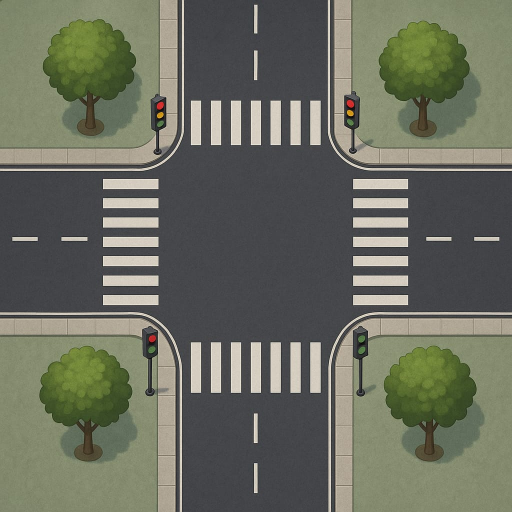
#> input picture Traffic Analysis System/intersection_background.jpg, 1024 x 1024 px (shown at 1/2 size)
$ python Shrujana_proj.py
#> lines starting #> are read from the running program, lines starting #| are printed output that depends on the picture; after the words box and inside, x2 and y2 are one past the last pixel; in counts of white or black regions, pixels touching at a corner belong together
import cv2
import numpy as np
import time
import random
import os

CANVAS_WIDTH = 800
CANVAS_HEIGHT = 550

BACKGROUND_IMAGE_PATH = 'intersection_background.jpg'
CAR_SPRITE_DIR = 'car_sprites/'

ROAD_WIDTH = 180
LANE_WIDTH = ROAD_WIDTH / 2

CAR_RENDER_SIZE_MIN = 30
CAR_RENDER_SIZE_MAX = 50
CAR_SPEED_MIN = 6
CAR_SPEED_MAX = 10
MAX_CARS_PER_ROAD = 10
SPAWN_INTERVAL_FRAMES = 10
# Traffic signal parameters
MIN_GREEN_TIME_SEC = 3
MAX_GREEN_TIME_SEC = 8 # Slightly reduced max green time
YELLOW_TIME_SEC = 2
RED_TRANSITION_TIME_SEC = 0.5

# Traffic analysis parameters
MIN_QUEUE_TO_SWITCH = 1 # More responsive to small queues
NO_QUEUE_THRESHOLD = 0

NS_STOP_LINE_OFFSET = ROAD_WIDTH // 2 + 25
EW_STOP_LINE_OFFSET = ROAD_WIDTH // 2 + 25

# --- Global Simulation State ---
ns_cars = []
ew_cars = []

current_signal = 'NS'
signal_state = 'GREEN'
signal_timer_start_time = time.time()

# --- Global Image Assets ---
background_img = None
car_sprites = {}

# --- Helper function to overlay PNG with alpha channel ---
# [31 lines left out: function overlay_alpha_image, not called in this run]

# --- Car Class for Simulation ---
class Car:
    # [39 lines left out: functions __init__, update, not called in this run]

    def is_offscreen(self):
        return (self.x < -self.width or self.x > CANVAS_WIDTH or
                self.y < -self.height or self.y > CANVAS_HEIGHT)

# --- Drawing Functions ---
def draw_road(frame):
    frame[:] = background_img[:]

    # You can add visible stop lines here if your background image doesn't have them
    center_x = CANVAS_WIDTH // 2
    center_y = CANVAS_HEIGHT // 2
    line_color = (0, 0, 255) # Red stop line
    line_thickness = 3

    # Stop line for NS traffic going South (coming from top, stopping before intersection)
    cv2.line(frame, (int(center_x - ROAD_WIDTH // 2), int(center_y - NS_STOP_LINE_OFFSET)),
                     (int(center_x + ROAD_WIDTH // 2), int(center_y - NS_STOP_LINE_OFFSET)), line_color, line_thickness)
    # Stop line for NS traffic going North (coming from bottom, stopping before intersection)
    cv2.line(frame, (int(center_x - ROAD_WIDTH // 2), int(center_y + NS_STOP_LINE_OFFSET)),
                     (int(center_x + ROAD_WIDTH // 2), int(center_y + NS_STOP_LINE_OFFSET)), line_color, line_thickness)

    # Stop line for EW traffic going East (coming from left, stopping before intersection)
    cv2.line(frame, (int(center_x - EW_STOP_LINE_OFFSET), int(center_y - ROAD_WIDTH // 2)),
                     (int(center_x - EW_STOP_LINE_OFFSET), int(center_y + ROAD_WIDTH // 2)), line_color, line_thickness)
    # Stop line for EW traffic going West (coming from right, stopping before intersection)
    cv2.line(frame, (int(center_x + EW_STOP_LINE_OFFSET), int(center_y - ROAD_WIDTH // 2)),
                     (int(center_x + EW_STOP_LINE_OFFSET), int(center_y + ROAD_WIDTH // 2)), line_color, line_thickness)


def draw_traffic_lights(frame):
    center_x = CANVAS_WIDTH // 2
    center_y = CANVAS_HEIGHT // 2
    light_radius = 12
    offset = ROAD_WIDTH // 2 + 15

    GREEN = (72, 187, 72)
    YELLOW = (75, 201, 236)
    RED = (68, 68, 239)

    ns_light_color = RED
    ew_light_color = RED

    if signal_state == 'GREEN':
        if current_signal == 'NS':
            ns_light_color = GREEN
        else:
            ew_light_color = GREEN
    elif signal_state == 'YELLOW':
        if current_signal == 'NS':
            ns_light_color = YELLOW
        else:
            ew_light_color = YELLOW

    # Draw traffic lights (simplified, can be improved with actual light positions)
    # Top-right light (NS direction)
    cv2.circle(frame, (int(center_x + offset), int(center_y - offset)), light_radius, ns_light_color, -1)
    cv2.circle(frame, (int(center_x + offset), int(center_y - offset)), light_radius, (50, 50, 50), 2)

    # Bottom-left light (NS direction)
    cv2.circle(frame, (int(center_x - offset), int(center_y + offset)), light_radius, ns_light_color, -1)
    cv2.circle(frame, (int(center_x - offset), int(center_y + offset)), light_radius, (50, 50, 50), 2)

    # Top-left light (EW direction)
    cv2.circle(frame, (int(center_x - offset), int(center_y - offset)), light_radius, ew_light_color, -1)
    cv2.circle(frame, (int(center_x - offset), int(center_y - offset)), light_radius, (50, 50, 50), 2)

    # Bottom-right light (EW direction)
    cv2.circle(frame, (int(center_x + offset), int(center_y + offset)), light_radius, ew_light_color, -1)
    cv2.circle(frame, (int(center_x + offset), int(center_y + offset)), light_radius, (50, 50, 50), 2)


def draw_cars(frame, cars):
    for car in cars:
        # Use the car's current_angle for dynamic rotation during turns
        angle = car.current_angle

        base_sprite = car.original_sprite
        (h, w) = base_sprite.shape[:2]
        (cX, cY) = (w // 2, h // 2)

        M = cv2.getRotationMatrix2D((cX, cY), angle, 1.0)
        rotated_sprite = cv2.warpAffine(base_sprite, M, (w, h), flags=cv2.INTER_CUBIC, borderMode=cv2.BORDER_CONSTANT, borderValue=(0,0,0,0))

        car.sprite = cv2.resize(rotated_sprite, (int(car.width), int(car.height)), interpolation=cv2.INTER_AREA)
        overlay_alpha_image(frame, car.sprite, car.x, car.y)

# --- Simulation Logic ---
# [34 lines left out: function spawn_car, not called in this run]

def update_cars():
    global ns_cars, ew_cars
    center_x = CANVAS_WIDTH // 2
    center_y = CANVAS_HEIGHT // 2

    # Stop distances for NS cars
    # South-bound cars stop when their front reaches this Y coordinate
    stop_y_southbound = center_y - NS_STOP_LINE_OFFSET
    # North-bound cars stop when their front reaches this Y coordinate
    stop_y_northbound = center_y + NS_STOP_LINE_OFFSET

    # Stop distances for EW cars
    # East-bound cars stop when their front reaches this X coordinate
    stop_x_eastbound = center_x - EW_STOP_LINE_OFFSET
    # West-bound cars stop when their front reaches this X coordinate
    stop_x_westbound = center_x + EW_STOP_LINE_OFFSET

    # Update NS cars
    for i, car in enumerate(ns_cars):
        car.is_stopped = False # Reset stop status

        # Logic for stopping at red light (adjusted for precise stopping)
        if signal_state != 'GREEN' or current_signal != 'NS':
            if car.direction == 'S': # South-bound car (moving down)
                # If car's front is about to cross the stop line
                if car.y + car.height > stop_y_southbound - car.speed and car.y < stop_y_southbound:
                    car.y = stop_y_southbound - car.height # Position exactly at the stop line
                    car.is_stopped = True
            elif car.direction == 'N': # North-bound car (moving up)
                # If car's front is about to cross the stop line
                if car.y < stop_y_northbound + car.speed and car.y + car.height > stop_y_northbound:
                    car.y = stop_y_northbound # Position exactly at the stop line
                    car.is_stopped = True

        # Check for car-to-car collisions (queuing) for NS cars
        if not car.is_stopped: # If not stopped by a light, check for cars ahead
            for j, other_car in enumerate(ns_cars):
                if i != j and car.direction == other_car.direction: # Check cars in the same direction
                    # Collision detection (simple bounding box overlap for queuing)
                    if car.direction == 'S': # South-bound
                        # If 'car' is behind 'other_car' and too close
                        if car.y + car.height < other_car.y + other_car.height and \
                           car.y + car.height + car.speed + 5 > other_car.y: # +5 for small buffer
                            if other_car.is_stopped or (car.y + car.height > other_car.y - 10): # If other car is stopped or very close
                                car.y = other_car.y - car.height - 5 # Stop behind it
                                car.is_stopped = True
                                break
                    elif car.direction == 'N': # North-bound
                        # If 'car' is behind 'other_car' and too close
                        if car.y > other_car.y and \
                           car.y - car.speed - 5 < other_car.y + other_car.height: # -5 for small buffer
                            if other_car.is_stopped or (car.y < other_car.y + other_car.height + 10): # If other car is stopped or very close
                                car.y = other_car.y + other_car.height + 5 # Stop behind it
                                car.is_stopped = True
                                break
        car.update()


    # Update EW cars (similar logic)
    for i, car in enumerate(ew_cars):
        car.is_stopped = False

        # Logic for stopping at red light (adjusted for precise stopping)
        if signal_state != 'GREEN' or current_signal != 'EW':
            if car.direction == 'E': # East-bound car (moving right)
                if car.x + car.width > stop_x_eastbound - car.speed and car.x < stop_x_eastbound:
                    car.x = stop_x_eastbound - car.width
                    car.is_stopped = True
            elif car.direction == 'W': # West-bound car (moving left)
                if car.x < stop_x_westbound + car.speed and car.x + car.width > stop_x_westbound:
                    car.x = stop_x_westbound
                    car.is_stopped = True

        # Check for car-to-car collisions (queuing) for EW cars
        if not car.is_stopped:
            for j, other_car in enumerate(ew_cars):
                if i != j and car.direction == other_car.direction:
                    if car.direction == 'E': # East-bound
                        if car.x + car.width < other_car.x + other_car.width and \
                           car.x + car.width + car.speed + 5 > other_car.x:
                            if other_car.is_stopped or (car.x + car.width > other_car.x - 10):
                                car.x = other_car.x - car.width - 5
                                car.is_stopped = True
                                break
                    elif car.direction == 'W': # West-bound
                        if car.x > other_car.x and \
                           car.x - car.speed - 5 < other_car.x + other_car.width:
                            if other_car.is_stopped or (car.x < other_car.x + other_car.width + 10):
                                car.x = other_car.x + other_car.width + 5
                                car.is_stopped = True
                                break
        car.update()

    ns_cars = [car for car in ns_cars if not car.is_offscreen()]
    ew_cars = [car for car in ew_cars if not car.is_offscreen()]


# --- Traffic Analysis (Simulated OpenCV Detection) ---
# [20 lines left out: function get_traffic_density, not called in this run]

def get_queue_length(cars, road_direction):
    queue_count = 0
    center_x = CANVAS_WIDTH // 2
    center_y = CANVAS_HEIGHT // 2

    # These stop lines are where cars queue.
    stop_y_southbound = center_y - NS_STOP_LINE_OFFSET
    stop_y_northbound = center_y + NS_STOP_LINE_OFFSET
    stop_x_eastbound = center_x - EW_STOP_LINE_OFFSET
    stop_x_westbound = center_x + EW_STOP_LINE_OFFSET

    if road_direction == 'NS':
        for car in cars:
            if car.is_stopped:
                # Check if the car is stopped at its respective stop line
                if (car.direction == 'S' and abs((car.y + car.height) - stop_y_southbound) < car.speed + 5) or \
                   (car.direction == 'N' and abs(car.y - stop_y_northbound) < car.speed + 5):
                    queue_count += 1
    elif road_direction == 'EW':
        for car in cars:
            if car.is_stopped:
                if (car.direction == 'E' and abs((car.x + car.width) - stop_x_eastbound) < car.speed + 5) or \
                   (car.direction == 'W' and abs(car.x - stop_x_westbound) < car.speed + 5):
                    queue_count += 1
    return queue_count

# --- Traffic Signal Control Logic ---
def update_signal():
    global current_signal, signal_state, signal_timer_start_time

    elapsed_time = time.time() - signal_timer_start_time

    ns_queue = get_queue_length(ns_cars, 'NS')
    ew_queue = get_queue_length(ew_cars, 'EW')

    # Define thresholds for "significant" queue
    MIN_QUEUE_TO_SWITCH = 2 # Number of cars that makes a queue 'significant' for switching
    NO_QUEUE_THRESHOLD = 0 # If current road has 0 cars, it's a good candidate to switch

    if signal_state == 'GREEN':
        should_switch = False

        if current_signal == 'NS':
            # Priority switch if NS has no cars and EW has traffic
            if ns_queue <= NO_QUEUE_THRESHOLD and ew_queue > NO_QUEUE_THRESHOLD and elapsed_time >= MIN_GREEN_TIME_SEC:
                should_switch = True
            # Smart switch: if NS queue is low and EW queue is significant
            elif elapsed_time >= MIN_GREEN_TIME_SEC and ns_queue < ew_queue and ew_queue >= MIN_QUEUE_TO_SWITCH:
                should_switch = True
            # Max green time reached
            elif elapsed_time >= MAX_GREEN_TIME_SEC:
                should_switch = True

        else: # current_signal == 'EW'
            # Priority switch if EW has no cars and NS has traffic
            if ew_queue <= NO_QUEUE_THRESHOLD and ns_queue > NO_QUEUE_THRESHOLD and elapsed_time >= MIN_GREEN_TIME_SEC:
                should_switch = True
            # Smart switch: if EW queue is low and NS queue is significant
            elif elapsed_time >= MIN_GREEN_TIME_SEC and ew_queue < ns_queue and ns_queue >= MIN_QUEUE_TO_SWITCH:
                should_switch = True
            # Max green time reached
            elif elapsed_time >= MAX_GREEN_TIME_SEC:
                should_switch = True

        if should_switch:
            signal_state = 'YELLOW'
            signal_timer_start_time = time.time()

    elif signal_state == 'YELLOW':
        if elapsed_time >= YELLOW_TIME_SEC:
            signal_state = 'RED'
            signal_timer_start_time = time.time()

    elif signal_state == 'RED':
        if elapsed_time >= RED_TRANSITION_TIME_SEC:
            # Decide next green based on which queue is longer
            if ns_queue > ew_queue:
                current_signal = 'NS'
            elif ew_queue > ns_queue:
                current_signal = 'EW'
            else:
                # Default to NS if queues are equal or both empty
                current_signal = 'NS'

            signal_state = 'GREEN'
            signal_timer_start_time = time.time()

    return ns_queue, ew_queue

# --- Image Loading Function ---
def load_assets():
    global background_img, car_sprites

    try:
        bg_img_raw = cv2.imread(BACKGROUND_IMAGE_PATH)
        if bg_img_raw is None:
            raise FileNotFoundError(f"Background image not found at: {BACKGROUND_IMAGE_PATH}")
        background_img = cv2.resize(bg_img_raw, (CANVAS_WIDTH, CANVAS_HEIGHT), interpolation=cv2.INTER_AREA)
    except Exception as e:
        print(f"Error loading background image: {e}")
        print("Using a solid gray background instead.")
        background_img = np.zeros((CANVAS_HEIGHT, CANVAS_WIDTH, 3), dtype=np.uint8)
        background_img[:] = (100, 100, 100) # Fallback to gray

    if not os.path.exists(CAR_SPRITE_DIR):
        print(f"Car sprites directory '{CAR_SPRITE_DIR}' not found. Cars will not be drawn.")
        return

    for filename in os.listdir(CAR_SPRITE_DIR):
        if filename.lower().endswith(('.png', '.jpg', '.jpeg')):
            filepath = os.path.join(CAR_SPRITE_DIR, filename)
            sprite = cv2.imread(filepath, cv2.IMREAD_UNCHANGED)
            if sprite is not None:
                if sprite.shape[2] == 4: # Has alpha channel
                    car_sprites[os.path.splitext(filename)[0]] = sprite
                else: # No alpha channel, convert to BGRA
                    print(f"Warning: Sprite '{filename}' does not have an alpha channel. Converting.")
                    car_sprites[os.path.splitext(filename)[0]] = cv2.cvtColor(sprite, cv2.COLOR_BGR2BGRA)
            else:
                print(f"Warning: Could not load sprite: {filename}")

# --- Main Simulation Loop ---
def main():
    global frameCount

    load_assets()
#> in load_assets, bg_img_raw is the input picture: shape (1024, 1024, 3); mean B, G, R 95.3, 109, 106.1
#> in load_assets, `background_img = cv2.resize(bg_img_raw, (CANVAS_WIDTH, CANVAS_HEIGHT),..`:
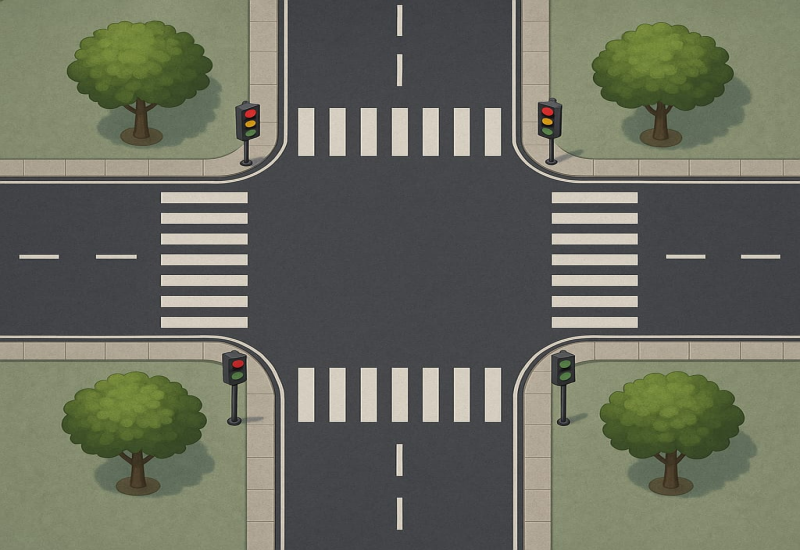
#> background_img: shape (550, 800, 3); mean B, G, R 95.3, 109, 106.1

    frame = np.zeros((CANVAS_HEIGHT, CANVAS_WIDTH, 3), dtype=np.uint8)

    # Background subtractor (for simulated detection, not directly used for signal logic)
    fgbg = cv2.createBackgroundSubtractorMOG2(history=500, varThreshold=16, detectShadows=True)

    print("Starting Traffic Simulation & Analysis (Python with OpenCV)")
    print("Press 'q' to quit.")

    frameCount = 0

    while True:
        draw_road(frame) # Draw background and stop lines
        draw_cars(frame, ns_cars)
        draw_cars(frame, ew_cars)
        draw_traffic_lights(frame)

        update_cars() # Update car positions and stop status
        frameCount += 1
        if frameCount % SPAWN_INTERVAL_FRAMES == 0:
            spawn_car()

        # --- OpenCV Detection (for visual feedback, not direct control) ---
        detection_frame = frame.copy()
        fgmask = fgbg.apply(detection_frame)
#> fgmask: shape (550, 800); every value is 127

        kernel = np.ones((5, 5), np.uint8)
        fgmask = cv2.erode(fgmask, kernel, iterations=1)
        fgmask = cv2.dilate(fgmask, kernel, iterations=2)

        contours, _ = cv2.findContours(fgmask, cv2.RETR_EXTERNAL, cv2.CHAIN_APPROX_SIMPLE)
#> contours = [[[0, 0], [0, 549], [799, 549], [799, 0]]]

        # Draw detection zones (can be made invisible in final version)
        cv2.rectangle(frame, (int(CANVAS_WIDTH // 2 - ROAD_WIDTH // 2), int(CANVAS_HEIGHT // 2 - NS_STOP_LINE_OFFSET - 140)),
                      (int(CANVAS_WIDTH // 2 + ROAD_WIDTH // 2), int(CANVAS_HEIGHT // 2 + NS_STOP_LINE_OFFSET + 140)), (0, 255, 255), 2)
        cv2.rectangle(frame, (int(CANVAS_WIDTH // 2 - EW_STOP_LINE_OFFSET - 200), int(CANVAS_HEIGHT // 2 - ROAD_WIDTH // 2)),
                      (int(CANVAS_WIDTH // 2 + EW_STOP_LINE_OFFSET + 200), int(CANVAS_HEIGHT // 2 + ROAD_WIDTH // 2)), (255, 0, 255), 2)
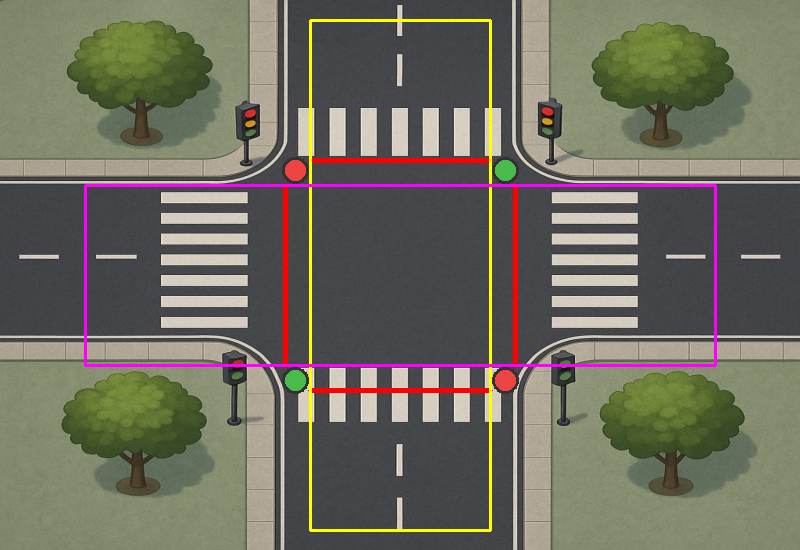
#> frame: shape (550, 800, 3); mean B, G, R 95.4, 108.9, 111

        detected_ns_count = 0
        detected_ew_count = 0

        for contour in contours:
            area = cv2.contourArea(contour)
            if area < CAR_RENDER_SIZE_MIN * CAR_RENDER_SIZE_MIN * 0.5: # Filter out small noise
                continue

            x, y, w, h = cv2.boundingRect(contour)

            # Check if contour is within NS detection zone
            if (x + w > CANVAS_WIDTH // 2 - ROAD_WIDTH // 2 and x < CANVAS_WIDTH // 2 + ROAD_WIDTH // 2 and
                y + h > CANVAS_HEIGHT // 2 - NS_STOP_LINE_OFFSET - 120 and y < CANVAS_HEIGHT // 2 + NS_STOP_LINE_OFFSET + 120):
                detected_ns_count += 1
                cv2.rectangle(frame, (x, y), (x + w, y + h), (0, 255, 0), 2) # Green for NS detection

            # Check if contour is within EW detection zone
            if (y + h > CANVAS_HEIGHT // 2 - ROAD_WIDTH // 2 and y < CANVAS_HEIGHT // 2 + ROAD_WIDTH // 2 and
                x + w > CANVAS_WIDTH // 2 - EW_STOP_LINE_OFFSET - 120 and x < CANVAS_WIDTH // 2 + EW_STOP_LINE_OFFSET + 120):
                detected_ew_count += 1
                cv2.rectangle(frame, (x, y), (x + w, y + h), (255, 0, 0), 2) # Blue for EW detection
#> this loop made 1 pass
#> (contour, area, x, y, w, h, detected_ns_count, detected_ew_count) on pass 1: ([[0, 0], [0, 549], [799, 549], [799, 0]], 438651, 0, 0, 800, 550, 1, 1)
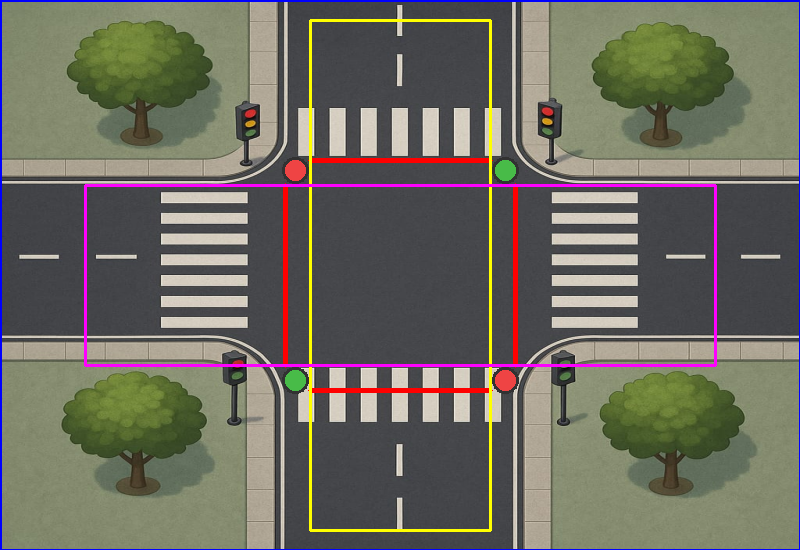
#> frame: shape (550, 800, 3); 0.92% of pixels changed, all inside (x1, y1, x2, y2) = (0, 0, 800, 550)
#> after the loop, detected_ew_count = 1; detected_ns_count = 1


        # Update signal logic based on *queue lengths*
        ns_queue_length, ew_queue_length = update_signal()

        # Display information on screen
        cv2.putText(frame, f"NS Queue: {ns_queue_length}", (10, 30), cv2.FONT_HERSHEY_SIMPLEX, 0.7, (255, 255, 255), 2)
        cv2.putText(frame, f"EW Queue: {ew_queue_length}", (10, 60), cv2.FONT_HERSHEY_SIMPLEX, 0.7, (255, 255, 255), 2)
        cv2.putText(frame, f"NS Detected: {detected_ns_count}", (10, 100), cv2.FONT_HERSHEY_SIMPLEX, 0.7, (0, 255, 0), 2)
        cv2.putText(frame, f"EW Detected: {detected_ew_count}", (10, 130), cv2.FONT_HERSHEY_SIMPLEX, 0.7, (255, 0, 0), 2)

        signal_text = f"Signal: {current_signal} {signal_state}"
        signal_color = (255, 255, 255)
        if signal_state == 'GREEN':
            signal_color = (0, 255, 0) # Green light for active signal
        elif signal_state == 'YELLOW':
            signal_color = (0, 255, 255) # Yellow light
        elif signal_state == 'RED':
            signal_color = (0, 0, 255) # Red light

        cv2.putText(frame, signal_text, (CANVAS_WIDTH - 250, 30), cv2.FONT_HERSHEY_SIMPLEX, 0.8, signal_color, 2)
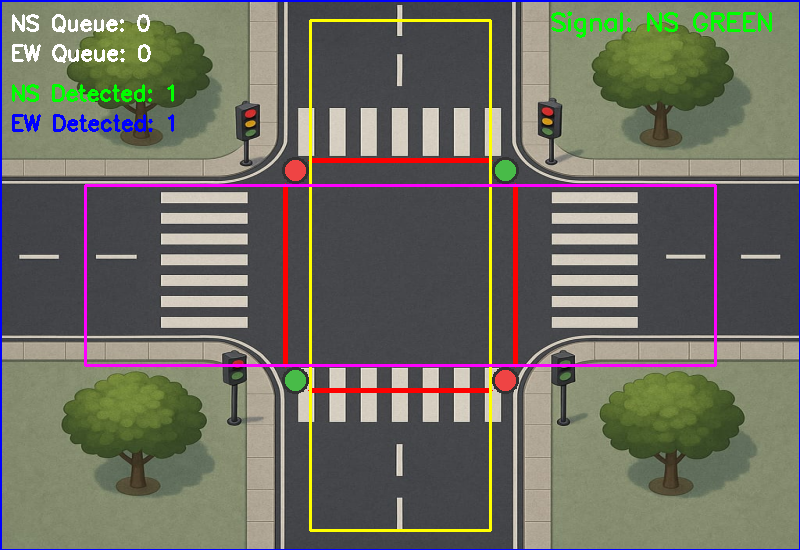
#> frame: shape (550, 800, 3); mean B, G, R 97.4, 108.8, 109.5

        cv2.imshow('Traffic Simulation & Analysis (OpenCV)', frame)

        key = cv2.waitKey(1) & 0xFF
#> (key q is pressed here)
        if key == ord('q'):
            break

    cv2.destroyAllWindows()
    print("Simulation ended.")

if __name__ == "__main__":
    main()
